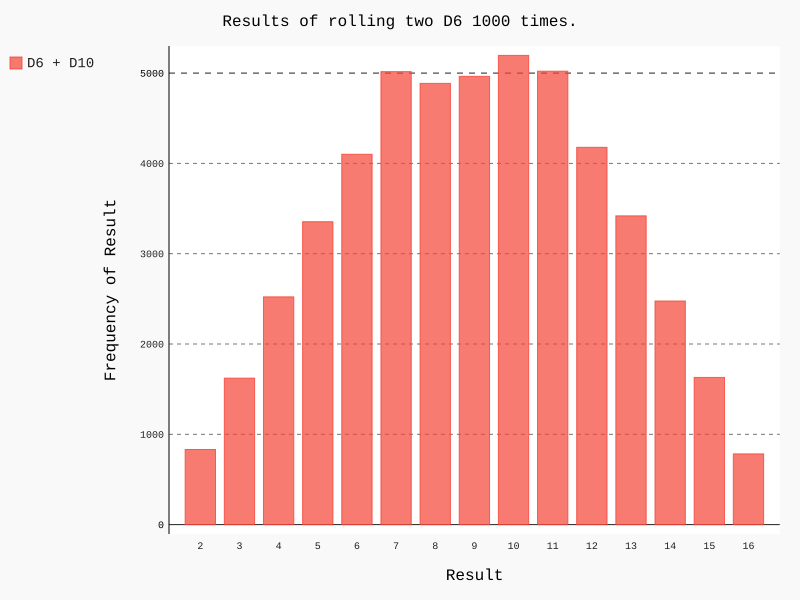

Reproduce this figure in Python.
from die import Die
import pygal

die_1 = Die()
die_2 = Die(10)

results = []
for roll_num in range(50000):
	result = die_1.roll() + die_2.roll()
	results.append(result)

# print(results)

frequencies = []
max_result = die_1.num_sides + die_2.num_sides
for value in range(2, max_result+1):
	frequency = results.count(value)
	frequencies.append(frequency)

# print(frequencies)
# 对数据结果进行可视化，为了创建条形图，我们创建了一个pygal.Bar()实例，并将其储存在hist中。
hist = pygal.Bar()
# 接下来，设置hist的属性title，将掷D6骰子的可能结果用作x轴的标签，并给每个轴都添加了标题
hist.title = "Results of rolling two D6 1000 times."
hist.x_labels = list(range(2,17))
hist.x_title = "Result" 
hist.y_title = "Frequency of Result"
# 使用add()将一系列值添加到图表中（向它传递要给添加的值指定的标签，还有一个列表，其中包含了将要出现在图标中的值）
hist.add("D6 + D10", frequencies)
# 最后我们将这个图标渲染成为一个svg文件，这种文件的扩展名必须为.svg
hist.render_to_file("die_visual.svg")
